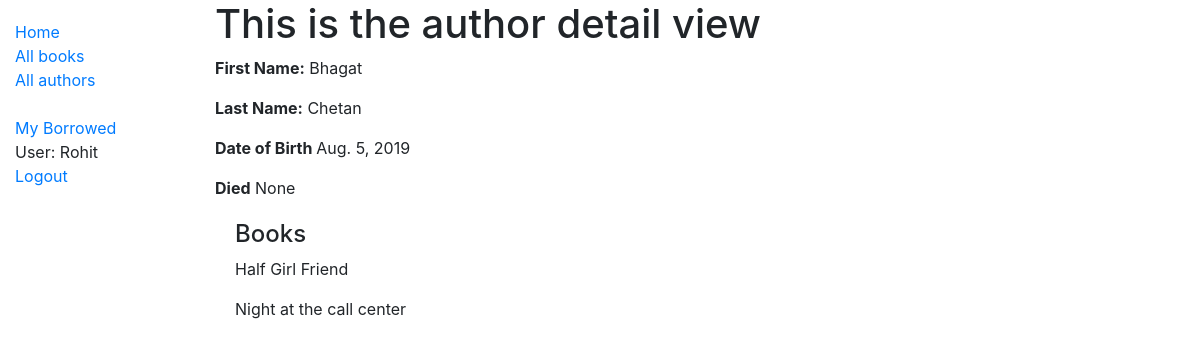
Page /catalog/authors/3 (signed in) on the committed database.
### catalog/models.py (models this page shows, shortened)
class Author(models.Model):
    first_name = models.CharField(max_length=100)
    last_name = models.CharField(max_length=100)
    date_of_birth = models.DateField(null=True, blank=True)
    date_of_death = models.DateField('died', null=True, blank=True)
    class Meta:
        ordering = ['last_name', 'first_name']

class Book(models.Model):
    title = models.CharField(max_length=200)
    author = models.ForeignKey('Author', on_delete=models.SET_NULL, null=True)
    summary = models.TextField(max_length=1000, help_text="Enter a brief description of the book")
    isbn = models.CharField('ISBN', max_length=13,
                            help_text='13 Character <a href="https://www.isbn-international.org/content/what-isbn'
                                      '">ISBN number</a>')
    genre = models.ManyToManyField(Genre, help_text="Select a genre for this book")
    language = models.ForeignKey('Language', on_delete=models.SET_NULL, null=True)
    def display_genre(self):
        """Creates a string for the Genre. This is required to display genre in Admin."""
        return ', '.join([genre.name for genre in self.genre.all()[:3]])
    display_genre.short_description = 'Genre'

### catalog/views.py (the view)
# urls.py: path('authors/<int:pk>', views.AuthorDetailview.as_view(),name='author-detail'),
class AuthorDetailview(LoginRequiredMixin, generic.DetailView):
    model = Author
    template_name = 'author_detail.html'

### catalog/templates/author_detail.html (shortened to what this page needs)
{% extends "base_generic.html" %}
{% block content %}
    <h1>This is the author detail view</h1>
  <p><strong>First Name:</strong> <a>{{ author.first_name }}</a></p>
  <p><strong>Last Name:</strong> {{ author.last_name }}</p>
  <p><strong>Date of Birth </strong> {{ author.date_of_birth }}</p>
  <p><strong>Died</strong> {{ author.date_of_death }}</p>
  <div style="margin-left:20px;margin-top:20px">
    <h4>Books</h4>
    {% for book in author.book_set.all %}
        <p>
            {{book.title}}
        </p>
    {% endfor %}
{%  endblock %}

### catalog/templates/base_generic.html (shortened to what this page needs)
<!DOCTYPE html>
<html lang="en">
<head>
    <link rel="stylesheet" href="https://stackpath.bootstrapcdn.com/bootstrap/4.1.3/css/bootstrap.min.css">
    {% load static %}
    <link rel="stylesheet" href = "{% static 'style.css' %}">
</head>
<body>
    <div class="container-fluid">
        <div class="row">
          <div class="col-sm-2">
          {% block sidebar %}
            <ul class="sidebar-nav">
              <li><a href="{% url 'index' %}">Home</a></li>
              <li><a href="{% url 'books' %}">All books</a></li>
              <li><a href="{% url 'author' %}">All authors</a></li>
              <br/>
              {% if not perms.catalog.can_mark_returned %}
                <li><a href="{% url 'my-borrowed' %}">My Borrowed</a></li>
              {% endif %}
              {% if user.is_authenticated %}
                <li>User: {{ user.get_username }}</li>
                <li><a href="{% url 'logout'%}?next={{request.path}}">Logout</a></li>
              {% else %}
                <li><a href="{% url 'login'%}?next={{request.path}}">Login</a></li>
              {% endif %}
              <br/>
            </ul>
         {% endblock %}
          </div>
          <div class="col-sm-10 ">{% block content %}{% endblock %}</div>
        </div>
      </div>
</body>
</html>

### catalog/static/style.css (style rules this page uses)
.sidebar-nav { margin-top:20px; padding:0px; list-style:none; }

### rows in the picture
Author: first_name "Bhagat", last_name "Chetan", date_of_birth "Aug. 5, 2019", date_of_death "None"
Book: title "Half Girl Friend"
Book: title "Night at the call center"

### other values in the picture
{{ user.get_username }} "Rohit"
